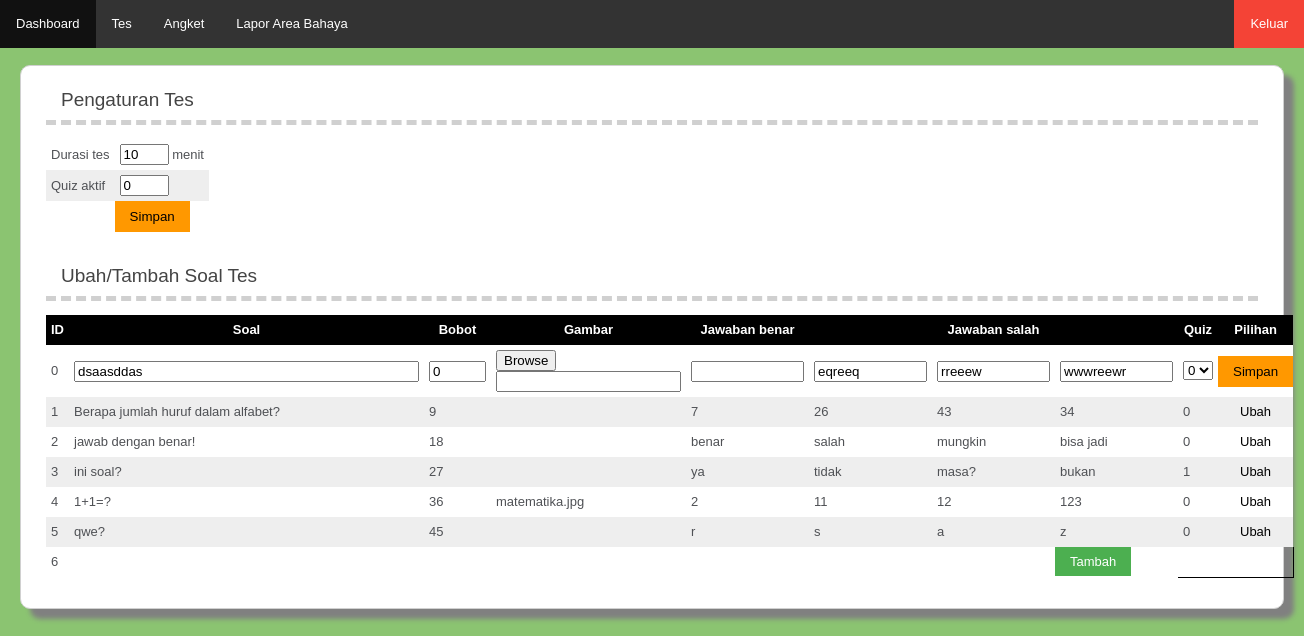
The app's page /index.php/c_quiz/editsoal with its own data.
### tables this page shows
CREATE TABLE `general` (
  `info` text NOT NULL,
  `quizaktif` int(11) NOT NULL,
  `quiztime` int(11) NOT NULL,
  `reset` date NOT NULL
);

CREATE TABLE `soalquiz` (
  `IDsoal` int(11) NOT NULL,
  `soal` text NOT NULL,
  `jawaban` text NOT NULL,
  `pilihan1` text NOT NULL,
  `pilihan2` text NOT NULL,
  `pilihan3` text NOT NULL,
  `idquiz` int(11) NOT NULL,
  `bobot` int(11) NOT NULL,
  `images` varchar(250) DEFAULT NULL
);

### application/controllers/c_quiz.php (called while the page is built, shortened)
<?php
class c_quiz extends CI_Controller {
	function __construct(){
		$this->load->database();
	}
	public function editsoal(){
		$this->load->model('m_quiz');
		$this->data['soal']=$this->m_quiz->geteditsoal();
		$this->data['idsquiz']=$this->m_quiz->getsoalq();
		$this->data['qtime']=$this->m_quiz->gettime()->row_array();
		$this->load->view('v_soal',$this->data);
	}
}

### index.php (called while the page is built, shortened)
<?php
require_once BASEPATH.'core/CodeIgniter.php';

### application/models/m_quiz.php (called while the page is built, shortened)
<?php
class m_quiz extends CI_Model {
	function getsoalq(){
		$query=$this->db->query("SELECT idquiz FROM soalquiz GROUP BY idquiz ORDER BY idquiz ASC");
		return $query->result();
	}
	function geteditsoal(){
		$query=$this->db->query("SELECT IDsoal,soal,bobot,images,jawaban,pilihan1,pilihan2,pilihan3,idquiz FROM soalquiz");
		return $query->result();
	}
	function gettime(){
		$query=$this->db->query("SELECT quiztime,quizaktif FROM general WHERE 1");
		return $query;
	}
}

### application/views/v_soal.php (the view, shortened to what this page needs)
?><!DOCTYPE html>
<head>
	<link href="<?php echo base_url().'assets/css/style1.css'?>" rel="stylesheet">
</head>
<body>
<div id="container">
        <div id="body">
			<h1 >Pengaturan Tes</h1>
			<table id="t01">
				<form method="post" action="<?php echo base_url().'index.php/c_quiz/edittime'?>">
				<tr>
					<td>Durasi tes </td>
					<td><input type="text" name="quistime" value="<?=$qtime['quiztime']?>" size="3"> menit</td>
				</tr>
				<tr>
					<td>Quiz aktif </td>
					<td><input type="text" name="quisaktif" value="<?=$qtime['quizaktif']?>" size="3"></td>
				</tr>
				<tr><td></td><td id="btn"><input type="submit" class="btnsave" value="Simpan" ></td></tr>
				</form>
			</table>
			<br>
			<h1 >Ubah/Tambah Soal Tes</h1>
			<table id="t01">
			  <tr>
				<th>ID</th>
				<th>Soal</th>
				<th>Bobot</th>
				<th>Gambar</th>
				<th>Jawaban benar</th>
				<th colspan="3">Jawaban salah</th>
				<th>Quiz</th>
				<th>Pilihan</th>
			  </tr>
			<?php $nom=0;$id=$this->uri->segment(3);
        	foreach($soal as $row) {
				if($nom==$id){?>
				<form id="upload_form" enctype="multipart/form-data" method="post" action="<?php echo base_url().'index.php/c_quiz/editsoal'?>" style="display:none;">
				<tr>
					<td width="15px"><input type="hidden" name="idsoal" value="<?=$nom?>"> <?=$nom?> </td>
					<td><input type="text" name="soal" value="<?=$row->soal?>" size="40"></td>
					<td><input type="text" name="bobot" value="<?=$row->bobot?>" size="4"></td>
					<td>
					<input type="button" value="Browse" onclick="document.getElementById('images').click();" />
					<input type="text" name="gbr" id="gbr">
					</td>
					<td><input type="text" name="jawaban" value="<?=$row->jawaban?>" size="11"></td>
					<td><input type="text" name="pilihan1" value="<?=$row->pilihan1?>" size="11"></td>
					<td><input type="text" name="pilihan2" value="<?=$row->pilihan2?>" size="11"></td>
					<td><input type="text" name="pilihan3" value="<?=$row->pilihan3?>" size="11"></td>
					<td><select name="quiz">
					<?php  foreach($idsquiz as $rrow){ ?>
					<option value="<?=$rrow->idquiz ?>" <?php if($row->idquiz==$rrow->idquiz)echo 'selected';?> ><?=$rrow->idquiz ?></option>
					<?php }?>
					</select></td>
					<td id="btn"><input type="submit" class="btnsave" value="Simpan" ></td>
			  	</tr>
				</form>
				<?php $nom++; continue;}?>
			  <tr>
				<td><?=$nom?></td>
				<td><?=$row->soal?></td>
				<td><?=$row->bobot?></td>
				<td><?=$row->images?></td>
				<td><?=$row->jawaban?></td>
				<td><?=$row->pilihan1?></td>
				<td><?=$row->pilihan2?></td>
				<td><?=$row->pilihan3?></td>
				<td><?=$row->idquiz?></td>
				<td id="btn"><a href="<?php echo base_url().'index.php/c_quiz/editsoal/'.$nom ?>" id="edit">Ubah</a></td>
			  </tr>
			<?php $nom++;}
				if($nom==$id){?>
				<?php echo form_open_multipart('c_quiz/editsoal')?>
				<tr>
					<td width="15px"><input type="hidden" name="idsoal" value="<?=$nom?>"> <?=$nom?> </td>
					<td><input type="text" name="soal" value="" size="75"></td>
					<td><input type="text" name="bobot" value="" size="5"></td>
					<td><input type="file" name="images" value="" size="10"></td>
					<td><input type="text" name="jawaban" value="" size="15"></td>
					<td><input type="text" name="pilihan1" value="" size="15"></td>
					<td><input type="text" name="pilihan2" value="" size="15"></td>
					<td><input type="text" name="pilihan3" value="" size="15"></td>
					<td><select name="quiz">
					<?php foreach($idsquiz as $rrow){ ?>
					<option value="<?=$rrow->idquiz ?>"><?=$rrow->idquiz ?></option>
					<?php }?>
					<option value="<?=($rrow->idquiz)+1 ?>"  ><?=($rrow->idquiz)+1 ?></option>
					</select></td>
					<td id="btn"><input type="submit" class="btnsave" value="Simpan" ></td>
			  	</tr>
				<?php echo form_close(); ?>
				<?php }else{ ?>
			  <tr>
				<td><?=$nom?></td>
				<td></td> <td></td> <td></td> <td></td> <td></td> <td></td>
				<td id="btn"><a href="<?php echo base_url().'index.php/c_quiz/editsoal/'.$nom ?>" id="add">Tambah</a></td>
			  </tr><?php } ?>
			</table>
        	<br>
        </div>
        </div>
</body>
</html>

### assets/css/style1.css (style rules this page uses)
body { background-color: #8BC471; margin: 0; font: 13px/20px normal Helvetica, Arial, sans-serif; color: #4F5155; }
a { color: #003399; background-color: transparent; font-weight: normal; }
h1 { color: #444; background-color: transparent; border-bottom: 5px dashed #D0D0D0; font-size: 19px; font-weight: normal; margin: 0 0 14px 0; padding: 14px 15px 10px 15px; }
#body { margin: 0 15px 0 15px; }
#container { background-color:#FFFFFF; padding: 10px; margin: 20px; margin-top: 65px; border: 1px solid #D0D0D0; border-radius: 10px; box-shadow: 10px 10px 5px grey; }
table, th, td { border: hidden; border-collapse: collapse; }
th, td { padding: 5px; text-align: left; }
table#t01 { border: 1px solid black; }
table#t01 tr:nth-child(even) { background-color: #eee; }
table#t01 tr:nth-child(odd) { background-color: #fff; }
table#t01 th { background-color: black; color: white; text-align: center; }
td#btn { padding: inherit; }
.btnsave { -webkit-transition-duration: 0.5s; transition-duration: 0.5s; background-color: #ff9800; border: none; padding: 8px 15px; color: black; cursor: pointer; }
a#edit { -webkit-transition-duration: 0.5s; transition-duration: 0.5s; background-color: transparent; color: black; border: none; padding: 7px 22px; text-decoration: none; }
a#add { -webkit-transition-duration: 0.5s; transition-duration: 0.5s; background-color: #4CAF50; color: white; border: none; padding: 7px 15px; text-decoration: none; }

### records on screen
general: quistime "10", quisaktif "0"
soalquiz: soal "dsaasddas", bobot "0", pilihan1 "eqreeq", pilihan2 "rreeew", pilihan3 "wwwreewr", quiz "0"
soalquiz: soal "Berapa jumlah huruf dalam alfabet?", bobot "9", jawaban "7", pilihan1 "26", pilihan2 "43", pilihan3 "34", idquiz "0"
soalquiz: soal "jawab dengan benar!", bobot "18", jawaban "benar", pilihan1 "salah", pilihan2 "mungkin", pilihan3 "bisa jadi", idquiz "0"
soalquiz: soal "ini soal?", bobot "27", jawaban "ya", pilihan1 "tidak", pilihan2 "masa?", pilihan3 "bukan", idquiz "1"
soalquiz: soal "1+1=?", bobot "36", images "matematika.jpg", jawaban "2", pilihan1 "11", pilihan2 "12", pilihan3 "123", idquiz "0"
soalquiz: soal "qwe?", bobot "45", jawaban "r", pilihan1 "s", pilihan2 "a", pilihan3 "z", idquiz "0"

### other values on screen
$nom "6"
